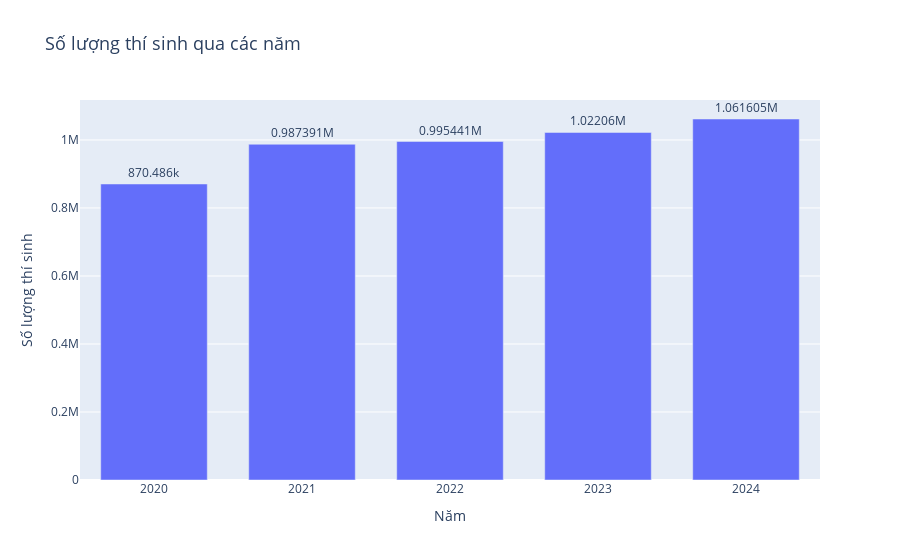

Notebook cell for this chart:
### Markdown cell above
# So sánh sự tăng trưởng của số lượng thí sinh trong vòng 5 năm

### Code cell
import pandas as pd
import plotly.express as px
import matplotlib.pyplot as plt
import seaborn as sns

# Đường dẫn đến các file CSV
files = {
    2020: r'..\Data\diem_thi_2020.csv',
    2021: r'..\Data\diem_thi_2021.csv',
    2022: r'..\Data\diem_thi_2022.csv',
    2023: r'..\Data\diem_thi_2023.csv',
    2024: r'..\Data\diem_thi_2024.csv'
}

# Tổng hợp dữ liệu
summary_data = []
for year, file in files.items():
    df = pd.read_csv(file)
    num_candidates = len(df)  # Đếm số lượng thí sinh
    summary_data.append({'year': year, 'num_candidates': num_candidates})

# Tạo DataFrame
data = pd.DataFrame(summary_data)

# Sắp xếp theo năm
data = data.sort_values('year')

# Tính % tăng trưởng
data['growth_rate'] = data['num_candidates'].pct_change() * 100

# Thay NaN bằng 0 cho năm đầu tiên
data['growth_rate'] = data['growth_rate'].fillna(0)

# Tạo biểu đồ cột bằng Plotly
fig = px.bar(
    data, 
    x='year', 
    y='num_candidates', 
    text='num_candidates', 
    title="Số lượng thí sinh qua các năm",
    labels={'num_candidates': 'Số lượng thí sinh', 'year': 'Năm'}
)

# Cập nhật tooltip hiển thị thêm thông tin
fig.update_traces(
    hovertemplate=(
        '<b>Năm:</b> %{x}<br>'
        '<b>Số lượng thí sinh:</b> %{y}<br>'
        '<b>% Tăng trưởng:</b> %{customdata:.2f}%'
    ),
    customdata=data['growth_rate'],  # Dữ liệu bổ sung
    texttemplate='%{y}',  # Hiển thị số lượng thí sinh trên cột
    textposition='outside'
)

# Cập nhật giao diện biểu đồ
fig.update_layout(
    yaxis_title="Số lượng thí sinh",
    xaxis_title="Năm",
    title_font_size=18,
    xaxis=dict(tickmode='linear'),
    hoverlabel=dict(font_size=12),
    bargap=0.2,  # Giảm khoảng cách giữa các cột
    bargroupgap=0.1  # Giảm khoảng cách giữa các nhóm cột (nếu có)
)

# Hiển thị biểu đồ
fig.show()

### Figure 1 — Plotly figure (JSON) as saved in the notebook; plotly's stock layout.template omitted (floating-point values rounded to 4 significant figures)
{"data": [{"alignmentgroup": "True", "customdata": [0, 13.43, 0.8153, 2.674, 3.869], "hovertemplate": "<b>Năm:</b> %{x}<br><b>Số lượng thí sinh:</b> %{y}<br><b>% Tăng trưởng:</b> %{customdata:.2f}%", "legendgroup": "", "marker": {"color": "#636efa", "pattern": {"shape": ""}}, "name": "", "offsetgroup": "", "orientation": "v", "showlegend": false, "text": [870486, 987391, 995441, 1022060, 1061605], "textposition": "outside", "texttemplate": "%{y}", "type": "bar", "x": [2020, 2021, 2022, 2023, 2024], "xaxis": "x", "y": [870486, 987391, 995441, 1022060, 1061605], "yaxis": "y"}], "layout": {"bargap": 0.2, "bargroupgap": 0.1, "barmode": "relative", "hoverlabel": {"font": {"size": 12}}, "legend": {"tracegroupgap": 0}, "title": {"font": {"size": 18}, "text": "Số lượng thí sinh qua các năm"}, "xaxis": {"anchor": "y", "domain": [0, 1], "tickmode": "linear", "title": {"text": "Năm"}}, "yaxis": {"anchor": "x", "domain": [0, 1], "title": {"text": "Số lượng thí sinh"}}}}
